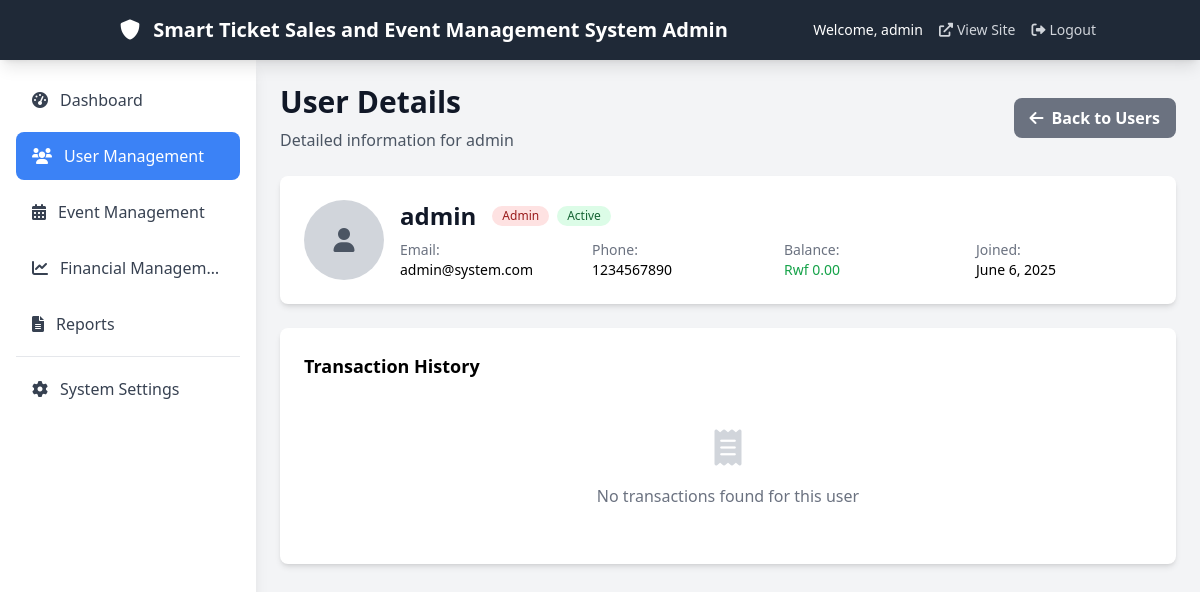
Page /admin/users/view.php?id=1 (signed in) on the committed database.
### tables this page shows
CREATE TABLE users (
    id INT AUTO_INCREMENT PRIMARY KEY,
    username VARCHAR(50) NOT NULL,
    email VARCHAR(100) NOT NULL UNIQUE,
    password_hash VARCHAR(255) NOT NULL,
    phone_number VARCHAR(20) NOT NULL,
    role ENUM('admin', 'event_planner', 'customer', 'agent') NOT NULL,
    profile_image VARCHAR(255),
    balance DECIMAL(10, 2) DEFAULT 0.00,
    status ENUM('active', 'suspended', 'inactive') DEFAULT 'active',
    created_at TIMESTAMP DEFAULT CURRENT_TIMESTAMP,
    updated_at TIMESTAMP DEFAULT CURRENT_TIMESTAMP ON UPDATE CURRENT_TIMESTAMP,
    INDEX idx_email (email),
    INDEX idx_phone (phone_number),
    INDEX idx_role (role)
);

### includes/db.php (called while the page is built, shortened)
<?php
class Database {
    private $conn;
    public function __construct() {
        try {
            $this->conn = new mysqli(DB_HOST, DB_USER, DB_PASS, DB_NAME);
            $this->conn->set_charset("utf8");
        } catch (Exception $e) {
            die("Database connection error: " . $e->getMessage());
        }
    }
    public function query($sql) {
        $result = $this->conn->query($sql);
        return $result;
    }
    public function fetchOne($sql) {
        $result = $this->query($sql);
        if ($result->num_rows > 0) {
            return $result->fetch_assoc();
        }
        return null;
    }
}
$db = new Database();
?>

### includes/functions.php (called while the page is built, shortened)
<?php
require_once 'db.php';
function formatDate($date)
{
    return date("F j, Y", strtotime($date));
}
function formatCurrency($amount)
{
    return 'Rwf ' . number_format($amount, 2);
}
?>

### admin/users/view.php (the view, shortened to what this page needs)
<?php
require_once '../../includes/db.php';
require_once '../../includes/functions.php';
require_once '../../includes/auth.php';
$userId = isset($_GET['id']) ? (int)$_GET['id'] : 0;
$sql = "SELECT * FROM users WHERE id = $userId";
$user = $db->fetchOne($sql);
$sql = "SELECT
            id,
            amount,
            type,
            status,
            description,
            created_at
        FROM transactions
        WHERE user_id = $userId
        ORDER BY created_at DESC
        LIMIT 10";
$transactions = $db->fetchAll($sql);
include '../../includes/admin_header.php';
?>
<div class="container mx-auto px-2 sm:px-4 lg:px-6 py-4 sm:py-6">
    <div class="flex flex-col sm:flex-row justify-between items-start sm:items-center mb-6 gap-4">
        <div>
            <h1 class="text-2xl sm:text-3xl font-bold text-gray-900">User Details</h1>
            <p class="text-gray-600 mt-2 text-sm sm:text-base">Detailed information for
                <?php echo htmlspecialchars($user['username']); ?></p>
        </div>
        <a href="index.php"
            class="bg-gray-500 hover:bg-gray-600 text-white font-bold py-2 px-4 rounded-lg transition duration-200 text-sm sm:text-base">
            <i class="fas fa-arrow-left mr-2"></i>Back to Users
        </a>
    </div>
    <div class="bg-white rounded-lg shadow-md p-4 sm:p-6 mb-6">
        <div class="flex flex-col sm:flex-row items-start sm:items-center gap-4">
            <div class="flex-shrink-0">
                <?php if ($user['profile_image']): ?>
                <img class="h-16 w-16 sm:h-20 sm:w-20 rounded-full object-cover"
                    src="<?php echo SITE_URL; ?>/uploads/profiles/<?php echo $user['profile_image']; ?>" alt="Profile">
                <?php else: ?>
                <div class="h-16 w-16 sm:h-20 sm:w-20 rounded-full bg-gray-300 flex items-center justify-center">
                    <i class="fas fa-user text-gray-600 text-2xl"></i>
                </div>
                <?php endif; ?>
            </div>
            <div class="flex-1 min-w-0">
                <div class="flex flex-col sm:flex-row sm:items-center gap-2 sm:gap-4 mb-2">
                    <h2 class="text-xl sm:text-2xl font-bold text-gray-900">
                        <?php echo htmlspecialchars($user['username']); ?></h2>
                    <div class="flex gap-2">
                        <span class="inline-flex items-center px-2.5 py-0.5 rounded-full text-xs font-medium
                            <?php
                            switch($user['role']) {
                                case 'admin':
                                    echo 'bg-red-100 text-red-800';
                                    break;
                            }
                            ?>">
                            <?php echo ucfirst(str_replace('_', ' ', $user['role'])); ?>
                        </span>
                        <span class="inline-flex items-center px-2.5 py-0.5 rounded-full text-xs font-medium
                            <?php
                            switch($user['status']) {
                                case 'active':
                                    echo 'bg-green-100 text-green-800';
                                    break;
                            }
                            ?>">
                            <?php echo ucfirst($user['status']); ?>
                        </span>
                    </div>
                </div>
                <div class="grid grid-cols-1 sm:grid-cols-2 lg:grid-cols-4 gap-4 text-sm">
                    <div>
                        <span class="text-gray-500">Email:</span>
                        <div class="font-medium truncate"><?php echo htmlspecialchars($user['email']); ?></div>
                    </div>
                    <div>
                        <span class="text-gray-500">Phone:</span>
                        <div class="font-medium"><?php echo htmlspecialchars($user['phone_number']); ?></div>
                    </div>
                    <div>
                        <span class="text-gray-500">Balance:</span>
                        <div class="font-medium text-green-600"><?php echo formatCurrency($user['balance']); ?></div>
                    </div>
                    <div>
                        <span class="text-gray-500">Joined:</span>
                        <div class="font-medium"><?php echo formatDate($user['created_at']); ?></div>
                    </div>
                </div>
            </div>
        </div>
    </div>
    <?php if (!empty($transactions)): ?>
    <div class="bg-white rounded-lg shadow-md p-4 sm:p-6">
        <h3 class="text-lg font-semibold mb-4">Recent Transactions</h3>
        <div class="overflow-x-auto">
            <table class="min-w-full divide-y divide-gray-200">
                <thead class="bg-gray-50">
                    <tr>
                        <th class="px-4 py-3 text-left text-xs font-medium text-gray-500 uppercase">Type</th>
                        <th class="px-4 py-3 text-left text-xs font-medium text-gray-500 uppercase">Amount</th>
                        <th
                            class="px-4 py-3 text-left text-xs font-medium text-gray-500 uppercase hidden sm:table-cell">
                            Status</th>
                        <th
                            class="px-4 py-3 text-left text-xs font-medium text-gray-500 uppercase hidden lg:table-cell">
                            Description</th>
                        <th class="px-4 py-3 text-left text-xs font-medium text-gray-500 uppercase">Date</th>
                    </tr>
                </thead>
                <tbody class="divide-y divide-gray-200">
                    <?php foreach ($transactions as $transaction): ?>
                    <tr>
                        <td class="px-4 py-3">
                            <span class="inline-flex items-center px-2.5 py-0.5 rounded-full text-xs font-medium
                                        <?php
                                        switch($transaction['type']) {
                                            case 'deposit':
                                                echo 'bg-green-100 text-green-800';
                                                break;
                                            case 'withdrawal':
                                                echo 'bg-red-100 text-red-800';
                                                break;
                                            case 'purchase':
                                                echo 'bg-blue-100 text-blue-800';
                                                break;
                                            case 'sale':
                                                echo 'bg-purple-100 text-purple-800';
                                                break;
                                            case 'system_fee':
                                                echo 'bg-yellow-100 text-yellow-800';
                                                break;
                                            default:
                                                echo 'bg-gray-100 text-gray-800';
                                        }
                                        ?>">
                                <?php echo ucfirst(str_replace('_', ' ', $transaction['type'])); ?>
                            </span>
                        </td>
                        <td class="px-4 py-3">
                            <div
                                class="text-sm font-medium
                                        <?php echo in_array($transaction['type'], ['deposit', 'sale']) ? 'text-green-600' : 'text-red-600'; ?>">
                                <?php echo in_array($transaction['type'], ['deposit', 'sale']) ? '+' : '-'; ?>
                                <?php echo formatCurrency($transaction['amount']); ?>
                            </div>
                        </td>
                        <td class="px-4 py-3 hidden sm:table-cell">
                            <span class="inline-flex items-center px-2.5 py-0.5 rounded-full text-xs font-medium
                                        <?php
                                        switch($transaction['status']) {
                                            case 'completed':
                                                echo 'bg-green-100 text-green-800';
                                                break;
                                            case 'pending':
                                                echo 'bg-yellow-100 text-yellow-800';
                                                break;
                                            case 'failed':
                                                echo 'bg-red-100 text-red-800';
                                                break;
                                            default:
                                                echo 'bg-gray-100 text-gray-800';
                                        }
                                        ?>">
                                <?php echo ucfirst($transaction['status']); ?>
                            </span>
                        </td>
                        <td class="px-4 py-3 hidden lg:table-cell">
                            <div class="text-sm text-gray-900 truncate max-w-48">
                                <?php echo htmlspecialchars($transaction['description'] ?? 'N/A'); ?>
                            </div>
                        </td>
                        <td class="px-4 py-3">
                            <div class="text-sm text-gray-900">
                                <?php echo formatDateTime($transaction['created_at']); ?>
                            </div>
                        </td>
                    </tr>
                    <?php endforeach; ?>
                </tbody>
            </table>
        </div>
        <div class="mt-4 text-center">
            <a href="transactions.php?user_id=<?php echo $user['id']; ?>"
                class="text-indigo-600 hover:text-indigo-800 text-sm font-medium">
                View All Transactions →
            </a>
        </div>
    </div>
    <?php else: ?>
    <div class="bg-white rounded-lg shadow-md p-4 sm:p-6">
        <h3 class="text-lg font-semibold mb-4">Transaction History</h3>
        <div class="text-center py-8">
            <i class="fas fa-receipt text-4xl text-gray-300 mb-4"></i>
            <p class="text-gray-500">No transactions found for this user</p>
        </div>
    </div>
    <?php endif; ?>
</div>
<?php include '../../includes/admin_footer.php'; ?>

### rows in the picture
users: username "admin", role "Admin", status "Active", email "admin@system.com", phone_number "1234567890", balance "Rwf 0.00", created_at "June 6, 2025"

### other values in the picture
SITE_NAME "Smart Ticket Sales and Event Management System"
$_SESSION['username'] "admin"
